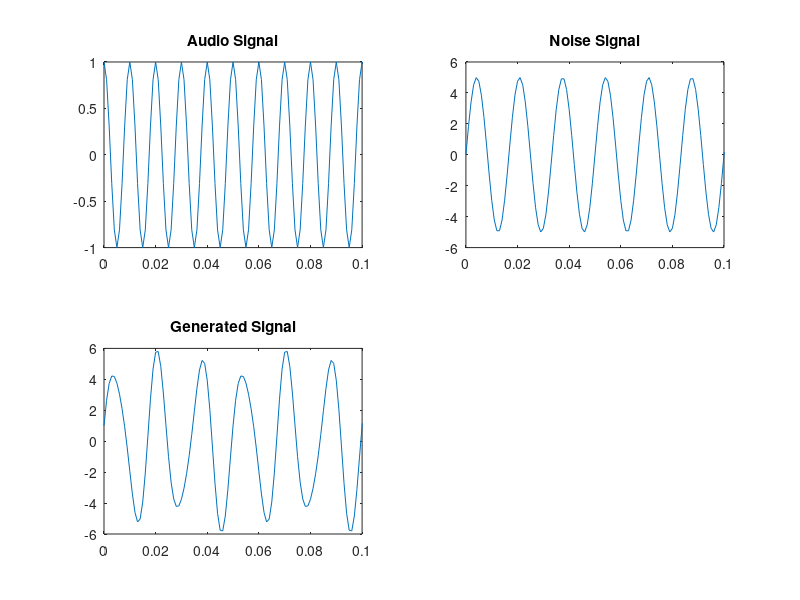

The MATLAB source for this figure: (Note: this script raises an error after producing the figure.)
%% @author, Bereket Kebede
% EECE 3207, UofM 2021
% Bonus Excersice

%% x(t) - audio signal 
% Use "Run and Advance" in Editor Menu, for step by step demo 

close; clear ; clc; clear sound;

% Generate audio
f0 = 100;                                       % Audio signal frequency, 100HZ
Fs = 10*f0;                                     % Sampling Frequency, 1KHZ
t = 0:1/Fs:1; 
%t  = linspace(0, 1, Fs);                       
w = 2*pi*f0;                                  % 100 HZ tone
x = cos(w*t);                                 % Create Tone
sound(x, Fs)                                

subplot(2,2,1);
plot(t,x)
title('Audio Signal')
xlim([0 0.1])

%% e(t) - noise signal, eg. 60hz noise, e(t) = 5*sin(120*pi*t) -- 60 Hz
% powerline interference. Powerline - a cable carrying electrical power, 
% especially one supported by pylons or poles.

% Generate noise
f0_2 = 60;
Fs_2 = 10*f0;                                     % Sampling Frequency, 600 HZ
t_2 = 0:1/Fs_2:1;                        
w_2 = 2*pi*f0_2;                                  %  60 Hz Tone
e = 5*sin(w_2*t_2);                               % Create Tone
sound(e, Fs_2)      

subplot(2,2,2);
plot(t_2,e)
title('Noise Signal')
xlim([0 0.1])

%% g(t) = x(t) + e(t), mixing audio signal with noise

g = x + e;

sound(g,Fs)

subplot(2,2,3);
plot(t,g)
title('Generated Signal')
xlim([0 0.1])

sgtitle('Real Time-Analysis') 
%% Spectral plot of the Signals


X = abs(fftshift(fft(x))); 
ff = Fs*(-0.5:1/length(t):0.5-1/length(t)); 
figure;
subplot(2,2,1)
plot(ff,X);
xlim([-120 120])
xlabel('Frequency (in hertz)');
title('Audio Signal Spectral');


X_e = abs(fftshift(fft(e))); 
ff_2 = Fs_2*(-0.5:1/length(t):0.5-1/length(t)); 
subplot(2,2,2)
plot(ff_2,X_e);
xlim([-120 120])
xlabel('Frequency (in hertz)');
title('Error Signal Spectral');

X_g = abs(fftshift(fft(g))); 
ff_3 = Fs_2*(-0.5:1/length(t):0.5-1/length(t)); 
subplot(2,2,3)
plot(ff_3,X_g);
xlim([-120 120])
xlabel('Frequency (in hertz)');
title('Mixed Signal Spectral');

sgtitle('Signal Spectral') 

%% Applying Notch Filter

% To do Task



